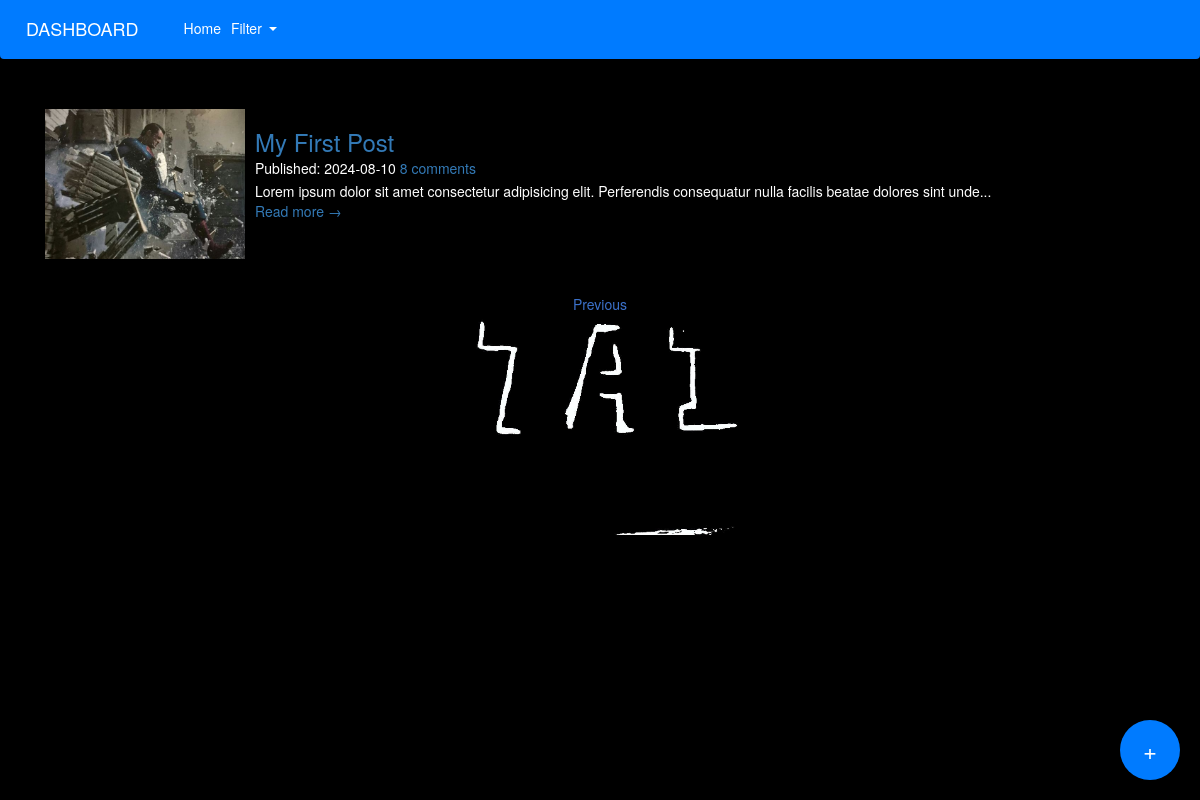
The app's page /admin/dashboard/page/2 (signed in) with its own data.
### app/models.py (models this page shows, shortened)
class Post(db.Model):
    id = db.Column(db.String, primary_key=True, default=lambda: str(uuid.uuid4()))
    post_image = db.Column(db.String, nullable=False, default='def_post.png')
    title = db.Column(db.String, nullable=False)
    content = db.Column(db.Text, nullable=False)
    slug = db.Column(db.String, nullable=False, unique=True)
    created_at = db.Column(db.DateTime, default=datetime.utcnow)
    updated_at = db.Column(db.DateTime, onupdate=datetime.utcnow)
    published = db.Column(db.Boolean, default=False)
    tags = db.Column(db.String())
    author_id = db.Column(db.Integer, db.ForeignKey('admin.id'), nullable=False)
    images = db.relationship('Images', backref='post', lazy=True)

### app/admin/admin.py (the view, shortened to what this page needs)
@admin.route('/dashboard', methods=['GET', 'POST'])
@admin.route('/dashboard/page/<int:page>', methods=['GET', 'POST'])
@login_required
def dashboard(page=1):
    per_page = 4
    post = Post.query.filter().order_by(Post.updated_at.desc().nullslast(), Post.created_at.desc()).paginate(page=page, per_page=per_page, error_out=False)
    return render_template('dashboard.html', post=post, title='Dashboard')

### app/models.py (called while the page is built)
@login_manager.user_loader
def load_user(Admin_id):
    return Admin.query.get(Admin_id)

### app/admin/templates/dashboard.html (shortened to what this page needs)
{% extends "base2.html" %}
{% block content %}
    <form method="POST" action="{{ url_for('admin.dashboard') }}" id="filterForm">
        <nav class="navbar navbar-expand-lg navbar-dark bg-primary sticky-top">
            <a class="navbar-brand" href="{{ url_for('admin.dashboard') }}">DASHBOARD</a>
            <div class="collapse navbar-collapse" id="navbarNav">
                <ul class="navbar-nav ml-auto">
                    <li class="nav-item">
                        <a class="nav-link" href="{{ url_for('blog.posts') }}">Home</a>
                    </li>
                    <li class="nav-item dropdown">
                        <a class="nav-link dropdown-toggle" href="{{ url_for('admin.dashboard') }}" id="navbarDropdown" role="button" data-toggle="dropdown" aria-haspopup="true" aria-expanded="false">
                            Filter
                        </a>
                    </li>
                </ul>
            </div>
        </nav>
    </form>
<section class="blog-list px-3 py-5 p-md-5">
    <div class="container text-white">
        {% for posts in post %}
        <div class="item mb-5">
            <div class="media">
                <img class="mr-3 img-fluid post-thumb d-none d-md-flex uniformimage" src="{{ url_for('static', filename='post_image/' + posts.post_image) }}" alt="image">
                <div class="media-body">
                    <h3 class="title mb-1"><a href="{{ url_for('blog.actual_post', slug=posts.slug) }}">{{ posts.title }}</a></h3>
                    <div class="meta mb-1"><span class="date">Published:{% if posts.updated_at %}{{posts.updated_at|format_date }} {%else%} {{ posts.created_at|format_date }} {%endif%} </span><span class="comment"><a href="#">8 comments</a></span></div>
                    <div class="intro">{{ posts.content|sanitize_and_truncate }}</div>
                    <a class="more-link" href="{{ url_for('blog.actual_post', slug=posts.slug) }}">Read more &rarr;</a>
                </div>
            </div>
        </div>
        {% endfor %}
        <nav class="blog-nav nav nav-justified my-5">
            {% if post.has_prev %}
            <a class="nav-link-prev nav-item nav-link rounded" href="{{ url_for('admin.dashboard', page=post.prev_num) }}">Previous</a>
            {% endif %}
        </nav>
    </div>
</section>
{% if current_user.is_authenticated %}
</head>
<body>
    <a href="{{ url_for('admin.create_post') }}"class="floating-btn" title="Create New Post">
        +
    </a>
    {% endif %}
{% endblock %}

### app/admin/templates/dashboard.html (style rules this page uses)
.floating-btn { position: fixed; bottom: 20px; right: 20px; width: 60px; height: 60px; border-radius: 50%; background-color: #007bff; color: white; display: flex; align-items: center; justify-content: center; box-shadow: 0 4px 8px rgba(0,0,0,0.2); font-size: 24px; text-align: center; cursor: pointer; z-index: 1050; }

### records on screen
Post: post_image (picture), title "My First Post", created_at "2024-08-10", content|sanitize_and_truncate "Lorem ipsum dolor sit amet consectetur adipisicing elit. Perferendis consequatur nulla facilis beatae dolores sint unde..."
